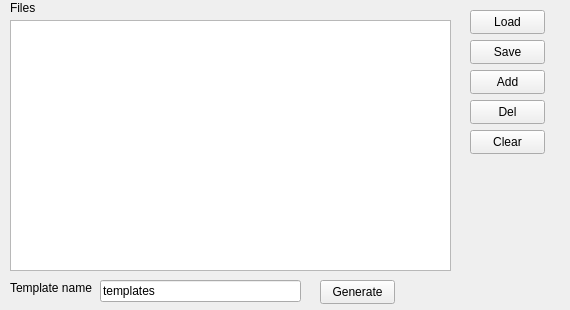
<?xml version="1.0" encoding="UTF-8"?>
<ui version="4.0">
 <class>mainwindow</class>
 <widget class="QMainWindow" name="mainwindow">
  <property name="geometry">
   <rect>
    <x>0</x>
    <y>0</y>
    <width>570</width>
    <height>310</height>
   </rect>
  </property>
  <property name="minimumSize">
   <size>
    <width>570</width>
    <height>310</height>
   </size>
  </property>
  <property name="maximumSize">
   <size>
    <width>570</width>
    <height>310</height>
   </size>
  </property>
  <property name="windowTitle">
   <string>txt2tmpl</string>
  </property>
  <widget class="QWidget" name="centralwidget">
   <widget class="QLineEdit" name="lineEdit_name">
    <property name="geometry">
     <rect>
      <x>100</x>
      <y>280</y>
      <width>201</width>
      <height>22</height>
     </rect>
    </property>
    <property name="text">
     <string>templates</string>
    </property>
   </widget>
   <widget class="QLabel" name="label">
    <property name="geometry">
     <rect>
      <x>10</x>
      <y>280</y>
      <width>91</width>
      <height>16</height>
     </rect>
    </property>
    <property name="text">
     <string>Template name</string>
    </property>
   </widget>
   <widget class="QPushButton" name="pushButton_Gen">
    <property name="geometry">
     <rect>
      <x>320</x>
      <y>280</y>
      <width>75</width>
      <height>24</height>
     </rect>
    </property>
    <property name="text">
     <string>Generate</string>
    </property>
   </widget>
   <widget class="QLabel" name="label_2">
    <property name="geometry">
     <rect>
      <x>10</x>
      <y>0</y>
      <width>49</width>
      <height>16</height>
     </rect>
    </property>
    <property name="text">
     <string>Files</string>
    </property>
   </widget>
   <widget class="QListWidget" name="listWidget_files">
    <property name="geometry">
     <rect>
      <x>10</x>
      <y>20</y>
      <width>441</width>
      <height>251</height>
     </rect>
    </property>
   </widget>
   <widget class="QPushButton" name="pushButton_Load">
    <property name="geometry">
     <rect>
      <x>470</x>
      <y>10</y>
      <width>75</width>
      <height>24</height>
     </rect>
    </property>
    <property name="text">
     <string>Load</string>
    </property>
   </widget>
   <widget class="QPushButton" name="pushButton_Save">
    <property name="geometry">
     <rect>
      <x>470</x>
      <y>40</y>
      <width>75</width>
      <height>24</height>
     </rect>
    </property>
    <property name="text">
     <string>Save</string>
    </property>
   </widget>
   <widget class="QPushButton" name="pushButton_Add">
    <property name="geometry">
     <rect>
      <x>470</x>
      <y>70</y>
      <width>75</width>
      <height>24</height>
     </rect>
    </property>
    <property name="text">
     <string>Add</string>
    </property>
   </widget>
   <widget class="QPushButton" name="pushButton_Del">
    <property name="geometry">
     <rect>
      <x>470</x>
      <y>100</y>
      <width>75</width>
      <height>24</height>
     </rect>
    </property>
    <property name="text">
     <string>Del</string>
    </property>
   </widget>
   <widget class="QPushButton" name="pushButton_Clear">
    <property name="geometry">
     <rect>
      <x>470</x>
      <y>130</y>
      <width>75</width>
      <height>24</height>
     </rect>
    </property>
    <property name="text">
     <string>Clear</string>
    </property>
   </widget>
  </widget>
 </widget>
 <resources/>
 <connections/>
</ui>
